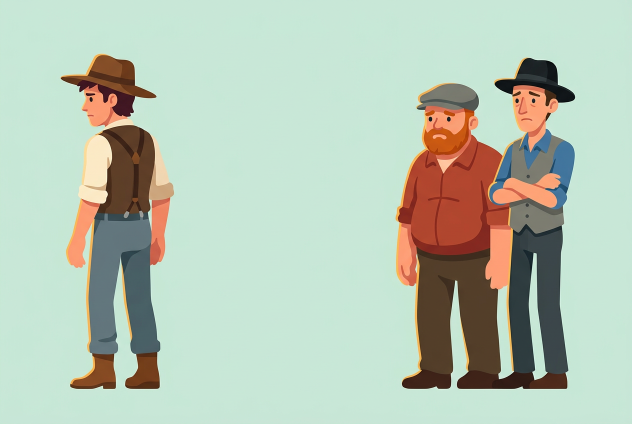
#> input picture pipeline/w1031/ref/dusk_group.png, 1264 x 848 px, given in place of dusk_group.png.png, which was not available (shown at 1/2 size)
$ python -i tfig.py   (imports and definitions only)
#> lines starting #> are read from the running program, lines starting #| are printed output that depends on the picture; after the words box and inside, x2 and y2 are one past the last pixel; in counts of white or black regions, pixels touching at a corner belong together
### pipeline/w1031/lib/trace.py
"""Trace a reference figure into vector shapes for skia (no image pixels in the output).
trace(png, box, k) -> [(rgb, skia.Path)] in the crop's pixel coordinates, drawn bottom layer first."""
import numpy as np, cv2, skia
from PIL import Image


# [29 lines left out: functions _mask, _curve, not called in this run]


def trace(png, box, k=12, min_area=30, mask=None, up=1, img=None):
    if img is not None:
        crop = img
    else:
        im = np.array(Image.open(png).convert('RGB'))
        x0, y0, x1, y1 = box
        crop = np.ascontiguousarray(im[y0:y1, x0:x1])
    m = _mask(crop) if mask is None else mask
    if up != 1:
        crop = np.array(Image.fromarray(crop).resize((crop.shape[1] * up, crop.shape[0] * up), Image.LANCZOS))
        m = cv2.resize(m, (crop.shape[1], crop.shape[0]), interpolation=cv2.INTER_NEAREST)
        min_area *= up * up
    Z = crop[m > 0].astype(np.float32)
    crit = (cv2.TERM_CRITERIA_EPS + cv2.TERM_CRITERIA_MAX_ITER, 40, 0.3)
    _, lab, cen = cv2.kmeans(Z, k, None, crit, 4, cv2.KMEANS_PP_CENTERS)
    L = np.full(m.shape, 255, np.uint8); L[m > 0] = lab[:, 0]
    # clean thin anti-aliased fringes: a mode filter on the labels
    L = cv2.medianBlur(L, 5)
    L[m == 0] = 255
    layers = []
    # base silhouette first in the most common colour, so no gaps show between layers
    counts = [(L == i).sum() for i in range(k)]
    order = np.argsort(counts)[::-1]
    sil = skia.Path(); sil.setFillType(skia.PathFillType.kEvenOdd)
    cs, _ = cv2.findContours(m, cv2.RETR_CCOMP, cv2.CHAIN_APPROX_NONE)
    for cnt in cs:
        if cv2.contourArea(cnt) > min_area:
            sil.addPath(_curve(cnt[:, 0, :].astype(np.float32)))
    layers.append((tuple(int(v) for v in cen[order[0]]), sil))
    for i in order[1:]:
        mm = (L == i).astype(np.uint8)
        if mm.sum() < min_area:
            continue
        cs, hier = cv2.findContours(mm, cv2.RETR_CCOMP, cv2.CHAIN_APPROX_NONE)
        p = skia.Path(); p.setFillType(skia.PathFillType.kEvenOdd)
        for cnt in cs:
            if cv2.contourArea(cnt) >= 4:
                p.addPath(_curve(cnt[:, 0, :].astype(np.float32)))
        layers.append((tuple(int(v) for v in cen[i]), p))
    if up != 1:
        mt = skia.Matrix(); mt.setScale(1 / up, 1 / up)
        for _, p in layers:
            p.transform(mt)
    return layers


# [5 lines left out: function draw, not called in this run]

### pipeline/w1031/lib/tfig.py
"""Traced house style figures for w1031 (Olivier 2026-11-01: people at the quality of the grease fire cook).
A Gemini reference (Figma AI, house prompt) is traced into flat vector shapes (lib/trace.py: k-means colours, potrace
like curves); no image pixels reach the video. Parts are cut by masks so they can move in code; warp() bends a path's
points through a displacement field (used to lift a body smoothly while the hands that hold it follow)."""
import os, pickle, math
import numpy as np, cv2, skia
from PIL import Image
import trace as TR

REF = '/home/claude/lp/w1031/ref'
CACHE = '/home/claude/lp/w1031/ref/cache'
# [1 line not run here, left out]
BG = [(207, 232, 224)]


def bg_mask(img, extra=(), tol=16, ptol=9):
    """1 = figure. Background = mint (and extra colours) connected to the border, plus enclosed pockets that are
    almost exactly the backdrop colour (gaps between arms and body)."""
    lab = cv2.cvtColor(img, cv2.COLOR_RGB2LAB).astype(np.float32)
    def near_of(t, cols=None):
        near = np.zeros(img.shape[:2], np.uint8)
        for col in (cols if cols is not None else list(BG) + list(extra)):
            c = cv2.cvtColor(np.uint8([[col]]), cv2.COLOR_RGB2LAB).astype(np.float32)[0, 0]
            near |= (np.linalg.norm(lab - c, axis=2) < t).astype(np.uint8)
        return near
    near = near_of(tol)
    n, cc = cv2.connectedComponents(near)
    edge = set(np.unique(np.concatenate([cc[0], cc[-1], cc[:, 0], cc[:, -1]])))
    bgm = np.isin(cc, [e for e in range(1, n) if e in edge]) & (near > 0)
    tight = near_of(ptol, list(BG))
    n2, cc2 = cv2.connectedComponents(tight)
    sizes = np.bincount(cc2.ravel())
    bgm |= np.isin(cc2, [e for e in range(1, n2) if sizes[e] > 150]) & (tight > 0)
    m = (~bgm).astype(np.uint8)
    m = cv2.morphologyEx(m, cv2.MORPH_OPEN, np.ones((3, 3), np.uint8))
    return m


def traced(name, box=None, k=20, up=2, extra=(), mask_fn=None, tag='', erode=4):
#> called with name = '../ref/dusk_group.png', k = 20, up = 2, extra = (), tag = '', erode = 4
    key = f'{CACHE}/{name}{tag}_{k}_{up}_e{erode}_v2.pkl'
    if os.path.exists(key):
        d = pickle.load(open(key, 'rb'))
        out = []
        for col, b in d:
            p = skia.Path(); p.readFromMemory(b); out.append((col, p))
        return out
    im = np.array(Image.open(f'{REF}/{name}.png').convert('RGB'))
#> im is the input picture: shape (848, 1264, 3); mean R, G, B 182.7, 197.9, 180.9
    if box is None: box = (0, 0, im.shape[1], im.shape[0])
#> box = (0, 0, 1264, 848)
    x0, y0, x1, y1 = box
#> x0 = 0; y0 = 0; x1 = 1264; y1 = 848
    crop = np.ascontiguousarray(im[y0:y1, x0:x1])
    m = bg_mask(crop, extra)
#> in bg_mask, `lab = cv2.cvtColor(img, cv2.COLOR_RGB2LAB).astype(np.float32)`:
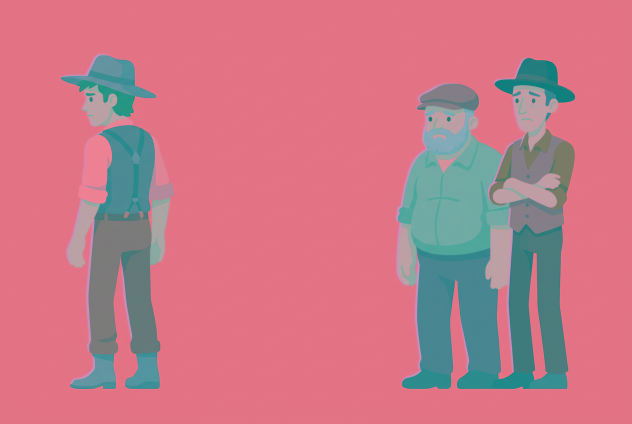
#> lab: shape (848, 1264, 3) float32 (shown at 1/2 size); mean R, G, B 197.5, 120.2, 134.8
#> the loop in near_of, `for col in (cols if cols is not None else list(BG) + list(extra)):` made 1 pass
#> pass 1, in near_of, `near |= (np.linalg.norm(lab - c, axis=2) < t).astype(np.uint8)`:
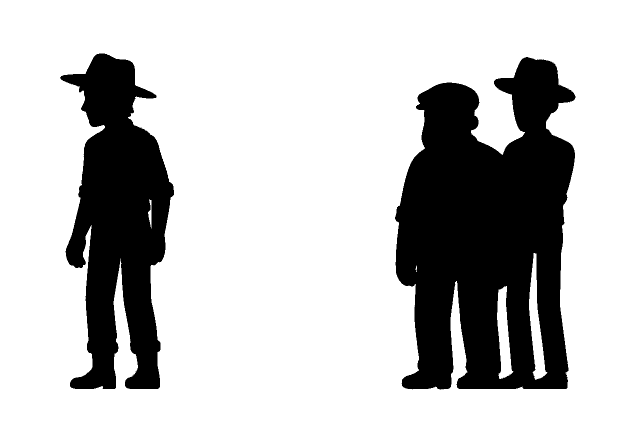
#> near: shape (848, 1264) (shown at 1/2 size); values 0 (black) and 1 (white), 75.7% white; 2 black regions, box (x1, y1, x2, y2) and area: (790, 114, 1151, 779) 170862, (120, 107, 348, 778) 89652
#> in bg_mask, `n, cc = cv2.connectedComponents(near)`:
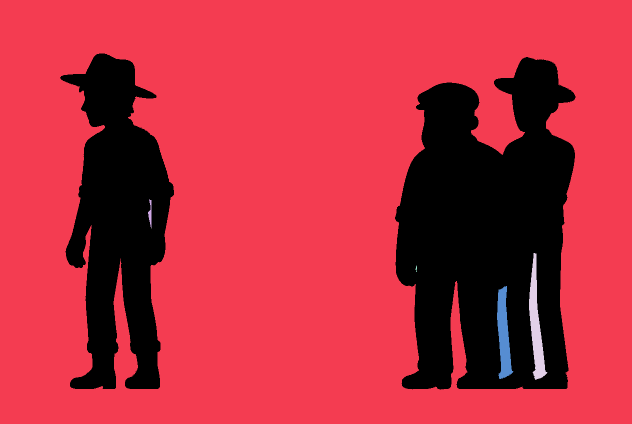
#> cc: shape (848, 1264) int32 (shown at 1/2 size); 7 distinct labels, from 0 to 6; one colour per label, 0 black
#> in bg_mask, `n, cc = cv2.connectedComponents(near)`: n = 7
#> in bg_mask, `edge = set(np.unique(np.concatenate([cc[0], cc[-1], cc[:, 0], cc[:, -1..`: edge = 1 item
#> in bg_mask, `bgm = np.isin(cc, [e for e in range(1, n) if e in edge]) & (near > 0)`: bgm: shape (848, 1264) bool; 75% white; 2 black regions, box (x1, y1, x2, y2) and area: (790, 114, 1151, 779) 178399, (120, 107, 348, 778) 89868
#> the loop in near_of (call 2), `for col in (cols if cols is not None else list(BG) + list(extra)):` made 1 pass
#> c on pass 1: [230, 118, 129]
#> in bg_mask, `n2, cc2 = cv2.connectedComponents(tight)`:
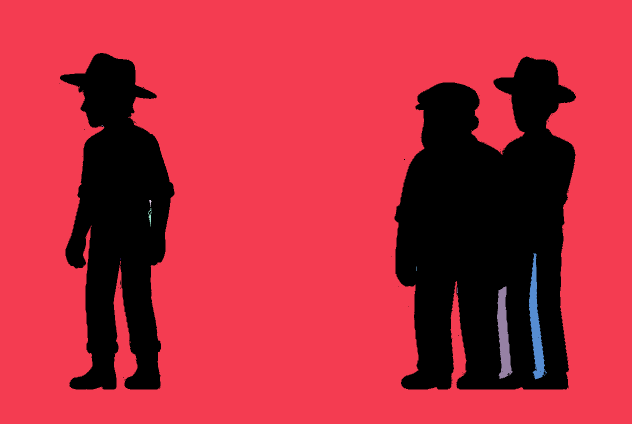
#> cc2: shape (848, 1264) int32 (shown at 1/2 size); 11 distinct labels, from 0 to 10; one colour per label, 0 black
#> in bg_mask, `n2, cc2 = cv2.connectedComponents(tight)`: n2 = 11
#> in bg_mask, `sizes = np.bincount(cc2.ravel())`: sizes = [264908, 799847, 5, 1, 30, 92, 3709, 2, 9, 3257, 12]
#> in bg_mask, `bgm |= np.isin(cc2, [e for e in range(1, n2) if sizes[e] > 150]) & (ti..`:
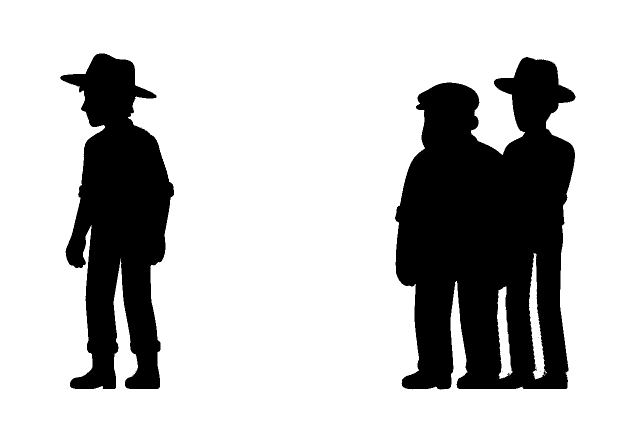
#> bgm: shape (848, 1264) bool (shown at 1/2 size); 75.6% white; 11 black regions (9 under 20 px), largest, box (x1, y1, x2, y2) and area: (790, 114, 1151, 779) 171419, (120, 107, 348, 778) 89868
#> in bg_mask, `m = cv2.morphologyEx(m, cv2.MORPH_OPEN, np.ones((3, 3), np.uint8))`: m: shape (848, 1264); values 0 (black) and 1 (white), 24.4% white; 2 white regions, box (x1, y1, x2, y2) and area: (790, 114, 1151, 779) 171330, (121, 107, 348, 778) 89844
    if mask_fn is not None: m = (m & mask_fn(crop)).astype(np.uint8)
    # drop the anti aliased rim fringe of the reference; a clean rim is drawn in code instead (draw(rim=...))
    m = cv2.morphologyEx(m, cv2.MORPH_CLOSE, np.ones((5, 5), np.uint8))
#> m: shape (848, 1264); values 0 (black) and 1 (white), 24.4% white; 2 white regions, box (x1, y1, x2, y2) and area: (790, 114, 1151, 779) 171546, (121, 107, 348, 778) 89959
    if erode: m = cv2.erode(m, np.ones((2 * erode + 1, 2 * erode + 1), np.uint8))
#> m: shape (848, 1264); values 0 (black) and 1 (white), 21.7% white; 2 white regions, box (x1, y1, x2, y2) and area: (795, 119, 1146, 774) 154239, (129, 111, 344, 774) 77991
    m = cv2.GaussianBlur(m.astype(np.float32), (7, 7), 0)
    m = (m > 0.5).astype(np.uint8)
#> m: shape (848, 1264); values 0 (black) and 1 (white), 21.7% white; 2 white regions, box (x1, y1, x2, y2) and area: (796, 120, 1146, 774) 154248, (130, 111, 343, 774) 77992
    layers = TR.trace(None, box, k=k, mask=m, up=up, img=crop)
#> in trace, `m = cv2.resize(m, (crop.shape[1], crop.shape[0]), interpolation=cv2.IN..`:
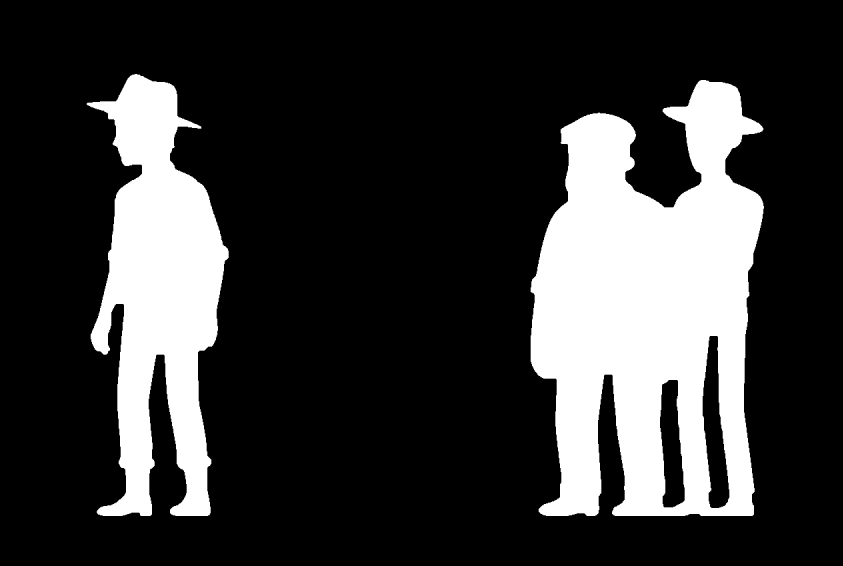
#> m: shape (1696, 2528) (shown at 1/3 size); values 0 (black) and 1 (white), 21.7% white; 2 white regions, box (x1, y1, x2, y2) and area: (1592, 240, 2292, 1548) 616992, (260, 222, 686, 1548) 311968
#> in trace, `_, lab, cen = cv2.kmeans(Z, k, None, crit, 4, cv2.KMEANS_PP_CENTERS)`: cen = 20 rows, first 8: [243.7, 187.4, 144.1], [85.83, 61.74, 40.38], [123.9, 123, 111], [236.2, 134, 97.92], [176.3, 70.01, 46.17], [247.6, 230, 194.5], [45.74, 58.93, 62.05], [65.47, 115.4, 154.4]
#> in trace, `L = np.full(m.shape, 255, np.uint8)`: L: shape (1696, 2528); every value is 255
#> in trace, `L[m > 0] = lab[:, 0]`:
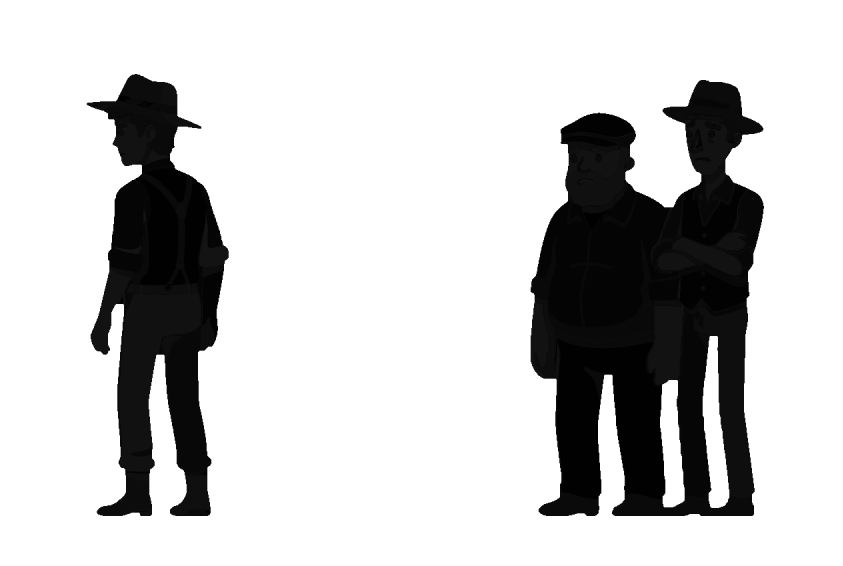
#> L: shape (1696, 2528) (shown at 1/3 size); min 0, max 255, mean 201.6
#> in trace, `L[m == 0] = 255`: L: shape (1696, 2528); min 0, max 255, mean 201.7
#> in trace, `counts = [(L == i).sum() for i in range(k)]`: counts = [2544, 159932, 50600, 9122, 109989, 31699, 42619, 24876, 50934, 29834, 71602, 22293, 25268, 29265, 57317, 17963, 17064, 67044, 99703, 8371]
#> in trace, `order = np.argsort(counts)[::-1]`: order = 20 values, max 19 at index 18, min 0 at index 19, mean 9.5
    pickle.dump([(col, bytes(p.serialize())) for col, p in layers], open(key, 'wb'))
    return layers


def warp(p, f):
    """apply f(x, y) -> (x, y) to every point of path p"""
    q = skia.Path(); q.setFillType(p.getFillType())
    it = skia.Path.Iter(p, False)
    while True:
        verb, pts = it.next()
        if verb == skia.Path.kDone_Verb: break
        if verb == skia.Path.kMove_Verb: q.moveTo(*f(pts[0].x(), pts[0].y()))
        elif verb == skia.Path.kLine_Verb: q.lineTo(*f(pts[1].x(), pts[1].y()))
        elif verb == skia.Path.kQuad_Verb: q.quadTo(*f(pts[1].x(), pts[1].y()), *f(pts[2].x(), pts[2].y()))
        elif verb == skia.Path.kConic_Verb: q.conicTo(*f(pts[1].x(), pts[1].y()), *f(pts[2].x(), pts[2].y()), it.conicWeight())
        elif verb == skia.Path.kCubic_Verb: q.cubicTo(*f(pts[1].x(), pts[1].y()), *f(pts[2].x(), pts[2].y()), *f(pts[3].x(), pts[3].y()))
        elif verb == skia.Path.kClose_Verb: q.close()
    return q


def draw(c, layers, x=0, y=0, s=1.0, a=1.0, flip=False, f=None, tint=None, grow=True, rim=None):
    """draw traced layers; each shape drawn twice (grown 1.5 px, then exact) so seams never show pinholes"""
    c.save(); c.translate(x, y); c.scale(-s if flip else s, s)
    for col, p in layers:
        if f is not None: p = warp(p, f)
        cc = col if tint is None else tuple(int(v * (1 - tint[1]) + tint[0][i] * tint[1]) for i, v in enumerate(col))
        paint = skia.Paint(AntiAlias=True, Color=skia.Color(*cc, int(255 * a)))
        if grow:
            g = skia.Paint(AntiAlias=True, Color=skia.Color(*cc, int(255 * a)), Style=skia.Paint.kStroke_Style, StrokeWidth=1.5 / s, StrokeJoin=skia.Paint.kRound_Join)
            c.drawPath(p, g)
        c.drawPath(p, paint)
    if rim is not None:
        # a thin rim on the lit side of the whole silhouette (the knight's method): silhouette minus itself shifted
        col, (dx, dy), al = rim
        sil = layers[0][1] if f is None else warp(layers[0][1], f)
        q = skia.Path(sil); q.offset(dx / s, dy / s)
        d = skia.Op(sil, q, skia.PathOp.kDifference_PathOp)
        if d is not None:
            c.drawPath(d, skia.Paint(AntiAlias=True, Color=skia.Color(*col, int(al * a))))
    c.restore()

#> (the run stopped early here; a loop or call above may not have finished)
